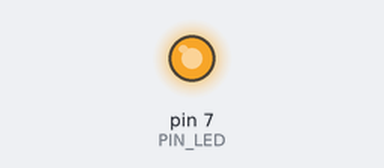
Bench run of a sketch on a simulated Arduino Uno, built with avr-gcc and run on an emulated ATmega328P. Parts: output pins drawn as LEDs (lit = HIGH).

Above: at 0.05 s.
At 0.4 s:
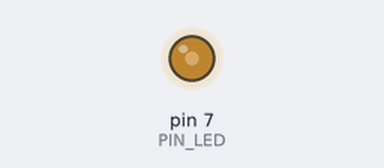
At 0.5 s:
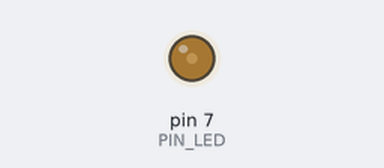
At 1.0 s:
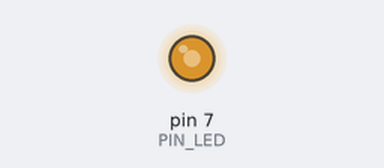
Timing chart, 0 to 3.0 s (numbered marks = the images above):
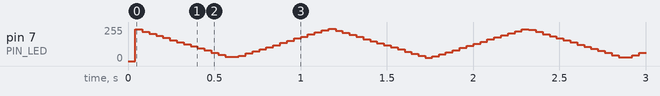

The sketch:

extra2_PWM.ino
```cpp
#define PIN_LED 7 // LED 핀 지정
#define ON 0 // Active Low -> 0 == ON
#define OFF 1

long period_; // unit: microsecond

void setup() {
  pinMode(PIN_LED, OUTPUT);
  set_period(1000); // 깜빡이는 주기 설정
  set_duty(0); // unit: %
}

void loop() {
  for(long t = 1; t <= (long)500000; t += period_) // 최소밝기 -> 최대밝기
    set_duty(t / 5000);
  for(long t = (long)500000; t > 0; t -= period_) // 최대밝기 -> 최소밝기
    set_duty(t / 5000);
}

void set_period(int period) { // unit: microsecond
  if(period < 100) // 범위 제한
    period = 100;
  else if(period > 10000)
    period = 10000;
  period_ = period;
}
void set_duty(int duty) { // unit: %
  if(duty < 0) // 범위 제한
    duty = 0;
  else if(duty > 100)
    duty = 100;

  digitalWrite(PIN_LED, ON);
  delayMicroseconds(period_ * duty / 100);
  digitalWrite(PIN_LED, OFF); // 주기 동안 LED가 켜져있는 시간
  delayMicroseconds(period_ * (100 - duty) / 100); // 주기 동안 LED가 꺼져있는 시간
}
```
